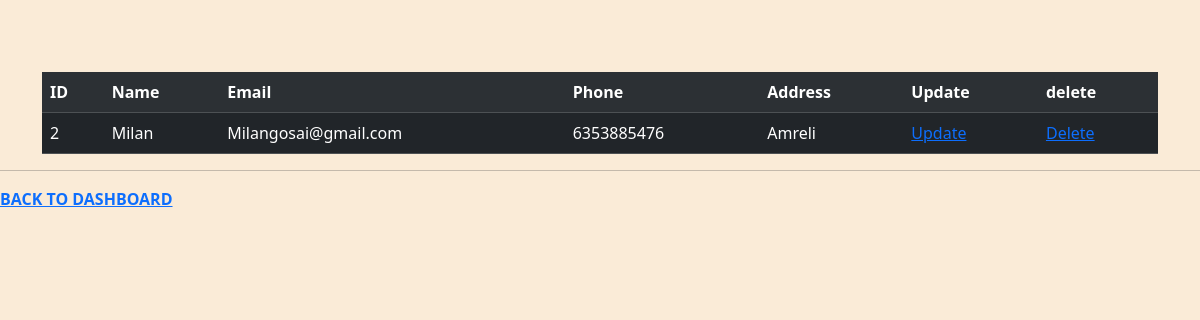
Screenshot of /teachers/ with the database file from the repository.
### myapp/models.py (models this page shows)
class teacher(models.Model):
    name=models.CharField(max_length=40)
    email=models.EmailField()
    phone=models.BigIntegerField()
    address=models.TextField()

### myapp/views.py (the view)
# urls.py: path('teachers/',views.teachers,name="teachers"),
def teachers(request):
    return read_objects(request, model=teacher, template_name='teachers.html')

### myapp/crud.py (called while the page is built)
def read_objects(request, model, template_name):
    objects = model.objects.all()
    return render(request, template_name, {'objects': objects})

### myapp/templates/teachers.html (shortened to what this page needs)
<!DOCTYPE html>
<html lang="en">
<head>
    <link href="https://cdn.jsdelivr.net/npm/bootstrap@5.3.3/dist/css/bootstrap.min.css" rel="stylesheet"
>
</head>
<body style="background-color: antiquewhite;">
    <br>
    <br>
    <br>
    <div class="container">
        <table  class="table table-dark table-striped">
            <tr>
                <th>ID</th>
                <th>Name</th>
                <th>Email</th>
                <th>Phone</th>
                <th>Address</th>
                <th>Update</th>
                <th>delete</th>
            </tr>
            {% for i in objects %}
            <tr>
                <td>{{i.id}}</td>
                <td>{{i.name}}</td>
                <td>{{i.email}}</td>
                <td>{{i.phone}}</td>
                <td>{{i.address}}</td>
                <td><a href="/update_teacher/{{i.id}}">Update</a></td>
                <td><a href="/delete_teacher/{{i.id}}">Delete</a></td>
            </tr>
            {% endfor %}
        </table>
    </div>
    <hr>
    <a href="/"><B>BACK TO DASHBOARD</B></a>
</body>
</html>

### rows the page displays
teacher: id "2", name "Milan", email "Milangosai@gmail.com", phone "6353885476", address "Amreli"
